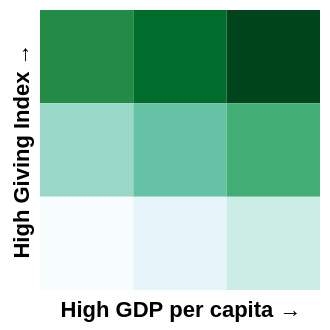

Here is the Vega-Lite specification saved for this chart:
### Vega-Lite specification from a JSON file in a GitHub repository (floating-point values rounded to 4 significant figures)
{"$schema": "https://vega.github.io/schema/vega-lite/v5.json", "data": {"values": [{"High Giving Index →": "A", "High GDP per capita →": "A", "color": "7", "Meaning": "High WGI, Low GDP per capita"}, {"High Giving Index →": "A", "High GDP per capita →": "B", "color": "8", "Meaning": "High WGI, Average GDP per capita"}, {"High Giving Index →": "A", "High GDP per capita →": "C", "color": "9", "Meaning": "High WGI, High GDP per capita"}, {"High Giving Index →": "B", "High GDP per capita →": "A", "color": "4", "Meaning": "Average WGI, Low GDP per capita"}, {"High Giving Index →": "B", "High GDP per capita →": "B", "color": "5", "Meaning": "Average WGI, Average GDP per capita"}, {"High Giving Index →": "B", "High GDP per capita →": "C", "color": "6", "Meaning": "Average WGI, High GDP per capita"}, {"High Giving Index →": "C", "High GDP per capita →": "A", "color": "1", "Meaning": "Low WGI, Low GDP per capita"}, {"High Giving Index →": "C", "High GDP per capita →": "B", "color": "2", "Meaning": "Low WGI, Average GDP per capita"}, {"High Giving Index →": "C", "High GDP per capita →": "C", "color": "3", "Meaning": "Low WGI, High GDP per capita"}]}, "mark": {"type": "rect"}, "config": {"background": "transparent", "view": {"stroke": "transparent"}}, "height": 140, "width": 140, "encoding": {"y": {"field": "High Giving Index →", "type": "nominal", "axis": {"domainColor": "transparent", "labels": false, "ticks": false, "titleColor": "black"}}, "x": {"field": "High GDP per capita →", "type": "nominal", "axis": {"domainColor": "transparent", "labels": false, "ticks": false, "titleColor": "black"}}, "color": {"legend": null, "type": "nominal", "field": "color", "scale": {"range": ["#F7FCFD", "#E5F5F9", "#CCECE6", "#99D8C9", "#66C2A4", "#41AE76", "#238B45", "#006D2C", "#00441B"]}}, "tooltip": [{"field": "Meaning", "type": "nominal", "title": "Classification"}]}}
